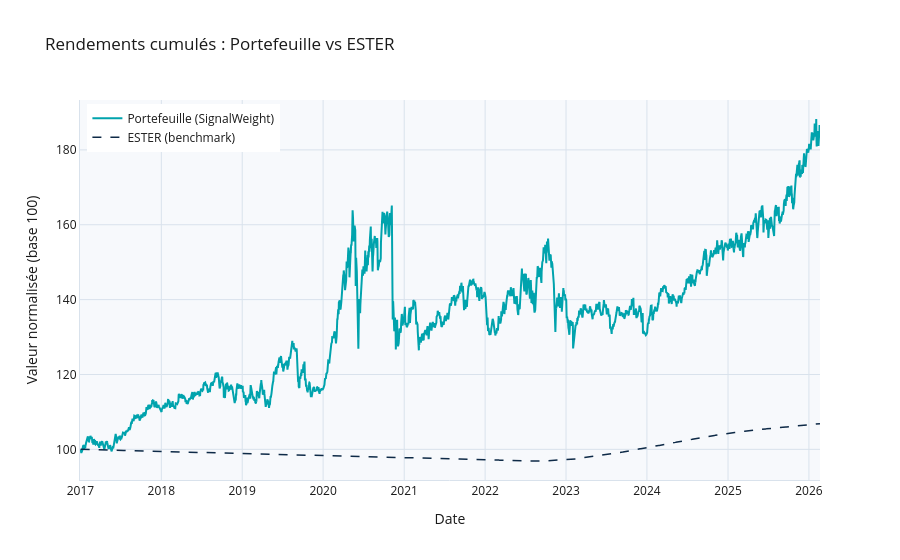

Write notebook code for a chart like this one.
### Markdown cell above
### 5a. Rendements cumulés — Portefeuille vs Benchmark

### Code cell
fig_cumul = reporter.plot_cumulative_returns()
fig_cumul.show()

### Figure 1 — Plotly figure (JSON) as saved in the notebook; plotly's stock layout.template omitted (floating-point values rounded to 4 significant figures; data arrays with more than 128 entries replaced by an {"elided": "..."} marker saying what was removed)
{"data": [{"line": {"color": "#00A3AD", "width": 2}, "name": "Portefeuille (SignalWeight)", "type": "scatter", "x": {"elided": "2347 str values"}, "y": {"elided": "2347 float values"}}, {"line": {"color": "#0E2A47", "dash": "dash", "width": 1.5}, "name": "ESTER (benchmark)", "type": "scatter", "x": {"elided": "2346 str values"}, "y": {"elided": "2346 float values"}}], "layout": {"font": {"color": "#1A1A1A"}, "legend": {"font": {"color": "#1A1A1A"}, "x": 0.01, "y": 0.99}, "paper_bgcolor": "white", "plot_bgcolor": "#F7F9FC", "title": {"text": "Rendements cumulés : Portefeuille vs ESTER"}, "xaxis": {"gridcolor": "#D9E2EC", "linecolor": "#D9E2EC", "title": {"text": "Date"}, "zerolinecolor": "#D9E2EC"}, "yaxis": {"gridcolor": "#D9E2EC", "linecolor": "#D9E2EC", "title": {"text": "Valeur normalisée (base 100)"}, "zerolinecolor": "#D9E2EC"}}}
